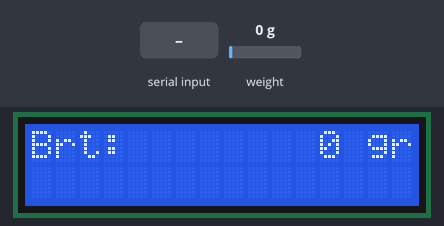
A sketch run on a simulated Arduino Uno, built with avr-gcc and run on an emulated ATmega328P. Parts: 16×2 character LCD. Inputs (shaded band) come from the test bench; at power-on: weight on the scale 0 g. What the sketch prints to the serial monitor is not drawn.

Above: at 3.7 s.
3.8 s: weight on the scale set to 100 g
At 5.0 s:
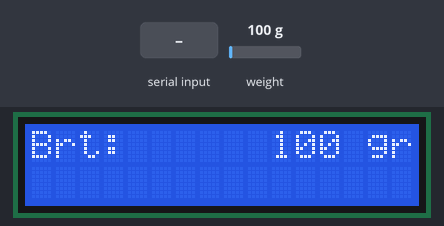
5.3 s: weight on the scale set to 1250 g
At 6.3 s:
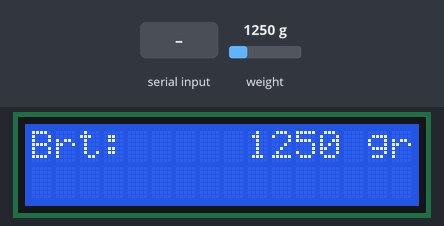
6.8 s: "t" received over Serial
At 7.4 s:
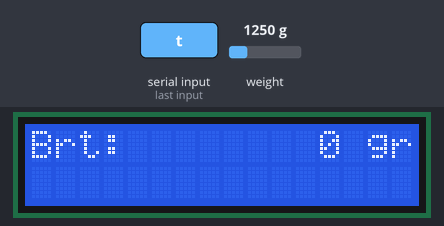
8.3 s: weight on the scale set to 3750 g
At 8.6 s:
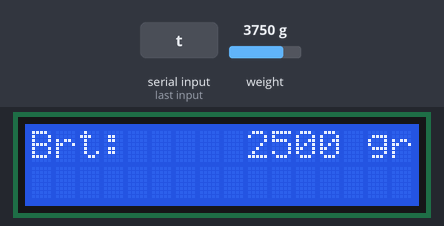
Timing chart, 0 to 10.8 s (numbered marks = the images above; inputs shaded):
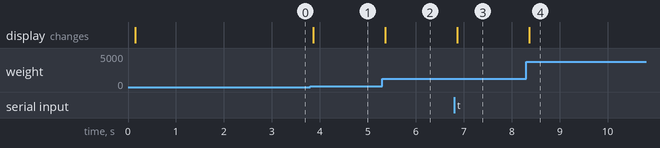

The sketch:

sketch_feb25a.ino
```cpp
#include<HX711_ADC.h>
#include<EEPROM.h>
#include<LiquidCrystal_I2C.h>

LiquidCrystal_I2C lcd(0x27,16,2);
const int HX711_dout = 12;
const int HX711_sck = 13;

HX711_ADC LoadCell(HX711_dout, HX711_sck);

const int calVal_eepromAdress = 0;
long t;

void setup() {
  Serial.begin(9600);
  lcd.begin();
  pinMode(HX711_dout, INPUT);
  delay(10);
  Serial.println();
  Serial.println("Memulai...");
  lcd.begin();
  LoadCell.begin();
  lcd.setCursor(0,0);
  lcd.print("Brt: ");
  lcd.setCursor(12,0);
  lcd.print("0");
  lcd.setCursor(14,0);
  lcd.print("gr");
  float calibrationValue;
  calibrationValue = 696.0;
  EEPROM.get(calVal_eepromAdress, calibrationValue);
  long stabilizingtime = 2000;
  boolean _tare = true;
  LoadCell.start(stabilizingtime, _tare);
  if (LoadCell.getTareTimeoutFlag()) {
    Serial.println("Timeout, cek kabel MCU>HX711 pastikan sudah tepat");
    while (1);
  }
  else {
    LoadCell.setCalFactor(calibrationValue);
    Serial.println("Startup selesai");
  }
}

void loop() {
  static boolean newDataReady = 0;
  const int serialPrintInterval = 0;
  if (LoadCell.update()) newDataReady = true;
  if (newDataReady) {
    if (millis() > t + serialPrintInterval) {
      int i = LoadCell.getData();
      if(i<0){
        i=0;
      }
      tampil(i);
      newDataReady = 0;
      t = millis();
    }
  }
  if(Serial.available() > 0){
    float i;
    char inByte = Serial.read();
    if (inByte == 't') LoadCell.tareNoDelay();
  }
  if (LoadCell.getTareStatus() == true) {
    Serial.println("Tara selesai");
  }
}

void tampil(int j){
  lcd.setCursor(4,0);
  lcd.print("          ");
  if(j<10){
    lcd.setCursor(12,0);
  }else if(j<100 && j>=10){
    lcd.setCursor(11,0);
  }else if(j<1000 && j>=100){
    lcd.setCursor(10,0);
  }else if(j<10000 && j>=1000){
    lcd.setCursor(9,0);
  }else if(j<100000 && j>=10000){
    lcd.setCursor(8,0);
  }else if(j<1000000 && j>=100000){
    lcd.setCursor(7,0);
  }else if(j<10000000 && j>=1000000){
    lcd.setCursor(6,0);
  }else if(j<100000000 && j>=10000000){
    lcd.setCursor(5,0);
  }else{
    lcd.setCursor(4,0);
  }
  lcd.print(j);
}
```

Measured:
- after the input at 3.8 s, the display: changes after 0.06 s (image 1)
- after the input at 5.3 s, the display: changes after 0.06 s (image 2)
- after the input at 6.8 s, the display: changes after 0.06 s (image 3)
- after the input at 8.3 s, the display: changes after 0.06 s (image 4)
